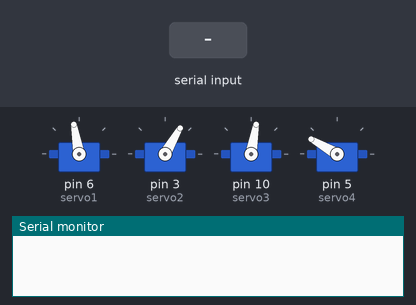
The sketch below on a simulated Arduino Uno, built with avr-gcc and run on an emulated ATmega328P. Parts: 4 × servo, the last lines printed to the serial monitor. The inputs (shaded band) are chosen by the test bench.

Above: at 1.2 s.
1.3 s: "A" received over Serial
At 2.9 s:
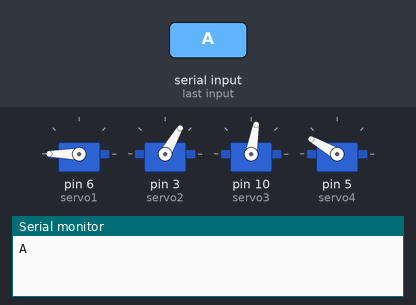
3.5 s: "B" received over Serial
At 5.1 s:
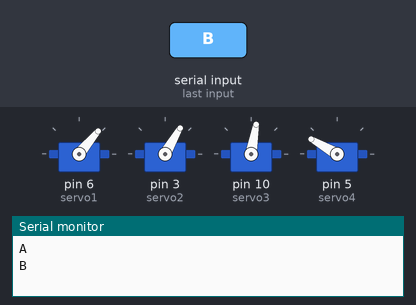
6.5 s: "C" received over Serial
At 8.9 s:
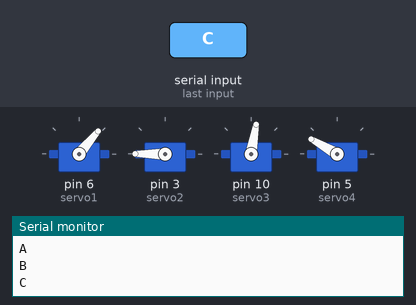
9.2 s: "D" received over Serial
At 11.6 s:
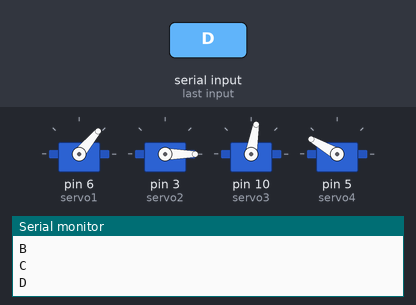
12.2 s: "G" received over Serial
At 13.8 s:
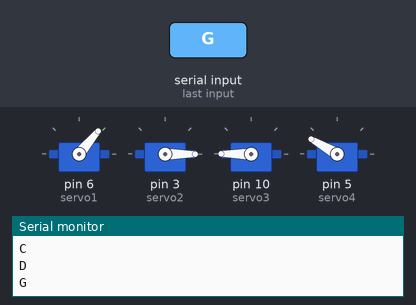
14.7 s: "J" received over Serial
At 16.4 s:
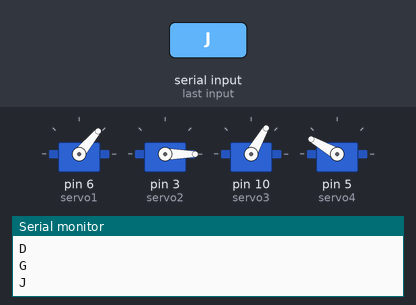
Timing chart, 0 to 17.9 s (numbered marks = the images above; inputs shaded):
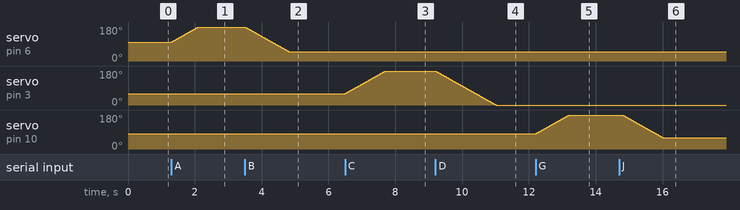

The sketch:

Program_Arduino_4_Axis_with_Bluetooth_oleh_Zai.ino
```cpp
#include <Servo.h>

#define servo1 6
#define servo2 3
#define servo3 10
#define servo4 5

Servo mservo1, mservo2, mservo3, mservo4;

int pos = 0;
char Incoming_value = 0;
char usechar = "0";

void setup() {
  Serial.begin(9600);
  // put your setup code here, to run once:

  mservo1.attach(servo1); // 170-50
  mservo2.attach(servo2); // 0-60-180
  mservo3.attach(servo3); // 50-180
  mservo4.attach(servo4); // 0-150

  //default servo position
  mservo1.write(100); //up-down
  mservo2.write(60); //left-right
  mservo3.write(80); //forward-back
  mservo4.write(150); //clamp
}

int srv1 = 100;
int srv2 = 60;
int srv3 = 80;
int srv4 = 150;

void loop()
{

  if(Serial.available() > 0)
  {
    Incoming_value = Serial.read();
    Serial.println(Incoming_value);
    usechar = Incoming_value;
  }

  if(usechar=='0')
  {

  }

  if(usechar=='A')
  {
    if(srv1<180)
    {
      srv1++;
      mservo1.write(srv1);

      delay(10);
     }
  }

  if(usechar=='B')
  {
    if(srv1>50)
    {
      srv1--;
      mservo1.write(srv1);

      delay(10);
     }
  }

  if(usechar=='C')
  {
    if(srv2<180)
    {
      srv2++;
      mservo2.write(srv2);

      delay(10);
     }
  }

  if(usechar=='D')
  {
    if(srv2>0)
    {
      srv2--;
      mservo2.write(srv2);

      delay(10);
     }
  }

  if(usechar=='G')
  {
    if(srv3<190)
    {
      srv3++;
      mservo3.write(srv3);

      delay(10);
     }
   }

   if(usechar=='J')
   {
    if(srv3>60)
    {
      srv3--;
      mservo3.write(srv3);

      delay(10);
     }
   }

   //-----

   if(usechar=='F')
  {
    if(srv4<160)
    {
      srv4++;
      mservo4.write(srv4);

      delay(10);
     }
   }

   if(usechar=='I')
   {
    if(srv4>0)
    {
      srv4--;
      mservo4.write(srv4);

      delay(10);
     }
   }


}
```

Measured:
- after the input at 1.3 s, servo on pin 6 (servo1): moves from 100° to 180° over 0.80 s, starting at once
- after the input at 3.5 s, servo on pin 6 (servo1): moves from 180° to 50° over 1.3 s, starting at once
- after the input at 6.5 s, servo on pin 3 (servo2): moves from 60° to 180° over 1.2 s, starting at once
- after the input at 9.2 s, servo on pin 3 (servo2): moves from 180° to 0° over 1.8 s, starting at once
- after the input at 12.2 s, servo on pin 10 (servo3): moves from 80° to 180° over 1.0 s, starting at once
- after the input at 14.7 s, servo on pin 10 (servo3): moves from 180° to 60° over 1.2 s, starting after 0.10 s
